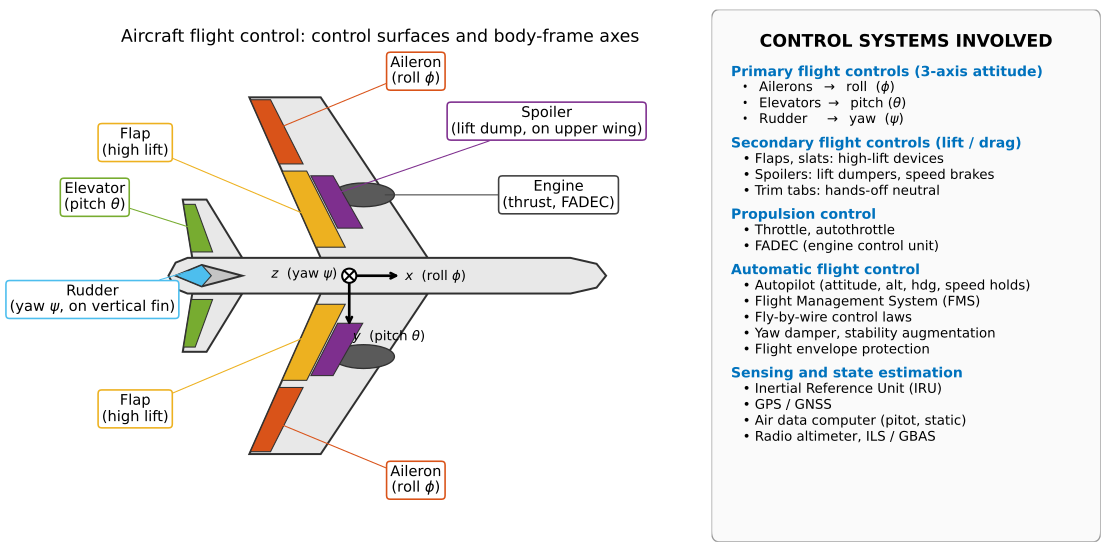

Generate this figure with Python:
"""Schematic of an airliner (top view) with control systems labelled,
plus a side panel summarizing the control systems involved.

Output: SVG figure for use as a slide on aerospace applications of control.
"""

import matplotlib.pyplot as plt
from matplotlib.patches import Polygon, Ellipse, Circle, FancyBboxPatch
import numpy as np

# ------------------------------------------------------------------
# Colors (MATLAB palette + neutrals)
# ------------------------------------------------------------------
MAT_BLUE   = "#0072BD"
MAT_RED    = "#D95319"
MAT_YELLOW = "#EDB120"
MAT_PURPLE = "#7E2F8E"
MAT_GREEN  = "#77AC30"
MAT_CYAN   = "#4DBEEE"
PLANE_FILL = "#E8E8E8"
PLANE_EDGE = "#303030"
ENGINE_FILL = "#5A5A5A"

plt.rcParams.update({
    "font.family": "DejaVu Sans",
    "svg.fonttype": "none",
})

# ------------------------------------------------------------------
# Figure layout: plane on the left, summary panel on the right
# ------------------------------------------------------------------
fig = plt.figure(figsize=(14, 7.2))
gs = fig.add_gridspec(1, 2, width_ratios=[1.65, 1], wspace=0.02)
ax = fig.add_subplot(gs[0, 0])
ax_text = fig.add_subplot(gs[0, 1])
ax.set_aspect("equal")
ax.set_xlim(-13, 14)
ax.set_ylim(-9.5, 9.5)
ax.axis("off")
ax_text.axis("off")

# ------------------------------------------------------------------
# Wing / stab geometry parameters
# ------------------------------------------------------------------
NOSE_X = 10
TAIL_X = -8

# Main wing
W_ROOT_LE = 2.5
W_ROOT_TE = -2.0
W_TIP_LE = -2.0
W_TIP_TE = -5.0
W_SPAN = 7.5

# Horizontal stab
HS_ROOT_LE = -5.3
HS_ROOT_TE = -7.4
HS_TIP_LE  = -6.8
HS_TIP_TE  = -7.8
HS_SPAN = 3.2

# ------------------------------------------------------------------
# Fuselage outline
# ------------------------------------------------------------------
fus_pts = [
    (TAIL_X - 0.4, 0.0),
    (TAIL_X - 0.1, -0.55),
    (TAIL_X + 0.4, -0.75),
    (NOSE_X - 1.5, -0.75),
    (NOSE_X - 0.4, -0.50),
    (NOSE_X, 0.0),
    (NOSE_X - 0.4, 0.50),
    (NOSE_X - 1.5, 0.75),
    (TAIL_X + 0.4, 0.75),
    (TAIL_X - 0.1, 0.55),
]
ax.add_patch(Polygon(fus_pts, closed=True,
                     facecolor=PLANE_FILL, edgecolor=PLANE_EDGE, lw=1.5, zorder=2))

# ------------------------------------------------------------------
# Wings (swept back)
# ------------------------------------------------------------------
def make_lifting_surface(root_le, root_te, tip_le, tip_te, span, y_root=0.75):
    return [
        (root_le,  y_root),
        (tip_le,   span),
        (tip_te,   span),
        (root_te,  y_root),
    ]

right_wing = make_lifting_surface(W_ROOT_LE, W_ROOT_TE, W_TIP_LE, W_TIP_TE, W_SPAN)
left_wing  = [(x, -y) for (x, y) in right_wing]

for pts in (right_wing, left_wing):
    ax.add_patch(Polygon(pts, closed=True,
                         facecolor=PLANE_FILL, edgecolor=PLANE_EDGE, lw=1.5, zorder=1))

# Horizontal stab
right_hstab = make_lifting_surface(HS_ROOT_LE, HS_ROOT_TE, HS_TIP_LE, HS_TIP_TE, HS_SPAN)
left_hstab  = [(x, -y) for (x, y) in right_hstab]

for pts in (right_hstab, left_hstab):
    ax.add_patch(Polygon(pts, closed=True,
                         facecolor=PLANE_FILL, edgecolor=PLANE_EDGE, lw=1.5, zorder=1))

# ------------------------------------------------------------------
# Vertical fin (seen from above: thin diamond along centerline)
# ------------------------------------------------------------------
vfin = [(-5.3, 0.0), (-7.0, 0.45), (-8.1, 0.0), (-7.0, -0.45)]
ax.add_patch(Polygon(vfin, closed=True,
                     facecolor="#C4C4C4", edgecolor=PLANE_EDGE, lw=1.5, zorder=3))

# ------------------------------------------------------------------
# Helpers for control-surface strips
# ------------------------------------------------------------------
def chord_at(span_frac, root_le, root_te, tip_le, tip_te):
    le = root_le + span_frac * (tip_le - root_le)
    te = root_te + span_frac * (tip_te - root_te)
    return le, te

def trailing_strip(y_in, y_out, chord_frac,
                   root_le, root_te, tip_le, tip_te, total_span, y_root=0.75):
    """Trailing-edge strip occupying chord_frac of local chord, from y_in to y_out."""
    s_in  = (y_in  - y_root) / (total_span - y_root)
    s_out = (y_out - y_root) / (total_span - y_root)
    le_in,  te_in  = chord_at(s_in,  root_le, root_te, tip_le, tip_te)
    le_out, te_out = chord_at(s_out, root_le, root_te, tip_le, tip_te)
    chord_in  = le_in  - te_in
    chord_out = le_out - te_out
    fwd_in  = te_in  + chord_frac * chord_in
    fwd_out = te_out + chord_frac * chord_out
    return [(fwd_in, y_in), (fwd_out, y_out), (te_out, y_out), (te_in, y_in)]

def midchord_strip(y_in, y_out, x_le_frac, x_te_frac,
                   root_le, root_te, tip_le, tip_te, total_span, y_root=0.75):
    s_in  = (y_in  - y_root) / (total_span - y_root)
    s_out = (y_out - y_root) / (total_span - y_root)
    le_in,  te_in  = chord_at(s_in,  root_le, root_te, tip_le, tip_te)
    le_out, te_out = chord_at(s_out, root_le, root_te, tip_le, tip_te)
    chord_in  = le_in  - te_in
    chord_out = le_out - te_out
    # x_le_frac, x_te_frac are measured forward from TE as fraction of chord
    aft_in   = te_in  + x_le_frac * chord_in
    fwd_in   = te_in  + x_te_frac * chord_in
    aft_out  = te_out + x_le_frac * chord_out
    fwd_out  = te_out + x_te_frac * chord_out
    return [(fwd_in, y_in), (fwd_out, y_out), (aft_out, y_out), (aft_in, y_in)]

# ------------------------------------------------------------------
# Control surfaces (color-coded)
# ------------------------------------------------------------------
# Ailerons: outboard trailing edge
ail_r = trailing_strip(4.7, 7.4, 0.28,
                       W_ROOT_LE, W_ROOT_TE, W_TIP_LE, W_TIP_TE, W_SPAN)
ail_l = [(x, -y) for (x, y) in ail_r]

# Flaps: inboard trailing edge
flap_r = trailing_strip(1.2, 4.4, 0.28,
                        W_ROOT_LE, W_ROOT_TE, W_TIP_LE, W_TIP_TE, W_SPAN)
flap_l = [(x, -y) for (x, y) in flap_r]

# Spoilers: mid-chord top of wing (panels)
spoil_r = midchord_strip(2.0, 4.2, 0.30, 0.55,
                         W_ROOT_LE, W_ROOT_TE, W_TIP_LE, W_TIP_TE, W_SPAN)
spoil_l = [(x, -y) for (x, y) in spoil_r]

# Elevators: trailing edge of horizontal stab
elev_r = trailing_strip(1.0, 3.0, 0.45,
                        HS_ROOT_LE, HS_ROOT_TE, HS_TIP_LE, HS_TIP_TE, HS_SPAN)
elev_l = [(x, -y) for (x, y) in elev_r]

# Rudder: aft portion of vertical fin (in top view, the back half of the diamond)
rudder = [(-7.0, 0.45), (-8.1, 0.0), (-7.0, -0.45), (-6.6, 0.0)]

# Draw all control surfaces
surfaces = [
    (ail_r,   MAT_RED,    "Aileron"),
    (ail_l,   MAT_RED,    None),
    (flap_r,  MAT_YELLOW, "Flap"),
    (flap_l,  MAT_YELLOW, None),
    (spoil_r, MAT_PURPLE, "Spoiler"),
    (spoil_l, MAT_PURPLE, None),
    (elev_r,  MAT_GREEN,  "Elevator"),
    (elev_l,  MAT_GREEN,  None),
    (rudder,  MAT_CYAN,   "Rudder"),
]
for pts, color, _ in surfaces:
    ax.add_patch(Polygon(pts, closed=True, facecolor=color,
                         edgecolor=PLANE_EDGE, lw=0.8, zorder=4))

# ------------------------------------------------------------------
# Engines (ovals under wings)
# ------------------------------------------------------------------
ENG_X = -0.2
ENG_Y = 3.4
for sign in (+1, -1):
    e = Ellipse((ENG_X, sign * ENG_Y), width=2.6, height=1.0,
                facecolor=ENGINE_FILL, edgecolor=PLANE_EDGE, lw=1, zorder=3)
    ax.add_patch(e)

# ------------------------------------------------------------------
# Body-frame axes drawn at the CG
# ------------------------------------------------------------------
CG = (-0.8, 0.0)
AX_LEN = 2.2  # arrow length

# x forward (roll)
ax.annotate("", xy=(CG[0] + AX_LEN, CG[1]), xytext=CG,
            arrowprops=dict(arrowstyle="->", lw=2.0, color="black"), zorder=10)
ax.text(CG[0] + AX_LEN + 0.15, CG[1] - 0.05, r"$x$  (roll $\phi$)",
        fontsize=10, va="center", ha="left", zorder=10)

# y right wing (pitch). NOTE: with nose pointing right in the figure, the
# pilot's right wing is at the bottom of the figure, so y points down here.
ax.annotate("", xy=(CG[0], CG[1] - AX_LEN), xytext=CG,
            arrowprops=dict(arrowstyle="->", lw=2.0, color="black"), zorder=10)
ax.text(CG[0] + 0.15, CG[1] - AX_LEN - 0.10, r"$y$  (pitch $\theta$)",
        fontsize=10, va="top", ha="left", zorder=10)

# z into the page (yaw): circle with X
ax.add_patch(Circle(CG, 0.30, facecolor="white", edgecolor="black",
                    lw=1.5, zorder=11))
ax.plot([CG[0] - 0.21, CG[0] + 0.21],
        [CG[1] - 0.21, CG[1] + 0.21], "k", lw=1.5, zorder=12)
ax.plot([CG[0] - 0.21, CG[0] + 0.21],
        [CG[1] + 0.21, CG[1] - 0.21], "k", lw=1.5, zorder=12)
ax.text(CG[0] - 0.5, CG[1] + 0.05, r"$z$  (yaw $\psi$)",
        fontsize=10, va="center", ha="right", zorder=10)

# ------------------------------------------------------------------
# Callout labels with leader lines
# ------------------------------------------------------------------
def callout(text, xy, xytext, color="black"):
    ax.annotate(text, xy=xy, xytext=xytext,
                fontsize=11, color="black",
                arrowprops=dict(arrowstyle="-", lw=0.8, color=color,
                                shrinkA=0, shrinkB=2),
                ha="center", va="center", zorder=15,
                bbox=dict(boxstyle="round,pad=0.25", fc="white",
                          ec=color, lw=1.2))

# Ailerons
callout("Aileron\n(roll $\\phi$)", xy=(-3.8, 6.2), xytext=(2.0, 8.6),
        color=MAT_RED)
callout("Aileron\n(roll $\\phi$)", xy=(-3.8, -6.2), xytext=(2.0, -8.6),
        color=MAT_RED)

# Flaps
callout("Flap\n(high lift)", xy=(-2.7, 2.6), xytext=(-9.8, 5.6),
        color=MAT_YELLOW)
callout("Flap\n(high lift)", xy=(-2.7, -2.6), xytext=(-9.8, -5.6),
        color=MAT_YELLOW)

# Spoilers
callout("Spoiler\n(lift dump, on upper wing)", xy=(-1.5, 3.4), xytext=(7.5, 6.5),
        color=MAT_PURPLE)

# Elevators
callout("Elevator\n(pitch $\\theta$)", xy=(-7.4, 2.0), xytext=(-11.5, 3.3),
        color=MAT_GREEN)

# Rudder
callout("Rudder\n(yaw $\\psi$, on vertical fin)",
        xy=(-7.5, 0.2), xytext=(-11.6, -1.0), color=MAT_CYAN)

# Engines
callout("Engine\n(thrust, FADEC)", xy=(0.6, 3.4), xytext=(8.0, 3.4),
        color="#404040")

# ------------------------------------------------------------------
# Title (over the plane axes)
# ------------------------------------------------------------------
ax.set_title("Aircraft flight control: control surfaces and body-frame axes",
             fontsize=13, pad=6)

# ------------------------------------------------------------------
# Side panel: summary of control systems
# ------------------------------------------------------------------
ax_text.set_xlim(0, 1)
ax_text.set_ylim(0, 1)

# Background box
ax_text.add_patch(FancyBboxPatch((0.02, 0.02), 0.96, 0.96,
                                 boxstyle="round,pad=0.02",
                                 facecolor="#FAFAFA",
                                 edgecolor="#999999", lw=1.0,
                                 transform=ax_text.transAxes))

header = "CONTROL SYSTEMS INVOLVED"
ax_text.text(0.5, 0.955, header,
             fontsize=13, fontweight="bold",
             ha="center", va="top",
             transform=ax_text.transAxes)

sections = [
    ("Primary flight controls (3-axis attitude)",
     [r"Ailerons  $\rightarrow$  roll  ($\phi$)",
      r"Elevators $\rightarrow$  pitch ($\theta$)",
      r"Rudder    $\rightarrow$  yaw  ($\psi$)"]),
    ("Secondary flight controls (lift / drag)",
     ["Flaps, slats: high-lift devices",
      "Spoilers: lift dumpers, speed brakes",
      "Trim tabs: hands-off neutral"]),
    ("Propulsion control",
     ["Throttle, autothrottle",
      "FADEC (engine control unit)"]),
    ("Automatic flight control",
     ["Autopilot (attitude, alt, hdg, speed holds)",
      "Flight Management System (FMS)",
      "Fly-by-wire control laws",
      "Yaw damper, stability augmentation",
      "Flight envelope protection"]),
    ("Sensing and state estimation",
     ["Inertial Reference Unit (IRU)",
      "GPS / GNSS",
      "Air data computer (pitot, static)",
      "Radio altimeter, ILS / GBAS"]),
]

y = 0.895
line_h = 0.030
section_gap = 0.014
for title, items in sections:
    ax_text.text(0.05, y, title,
                 fontsize=10.5, fontweight="bold",
                 ha="left", va="top",
                 color=MAT_BLUE,
                 transform=ax_text.transAxes)
    y -= line_h
    for item in items:
        ax_text.text(0.08, y, "\u2022  " + item,
                     fontsize=10, ha="left", va="top",
                     transform=ax_text.transAxes)
        y -= line_h
    y -= section_gap

plt.savefig("/mnt/user-data/outputs/aircraft_flight_control.svg",
            format="svg", bbox_inches="tight")
plt.close(fig)
print("Wrote /mnt/user-data/outputs/aircraft_flight_control.svg")
